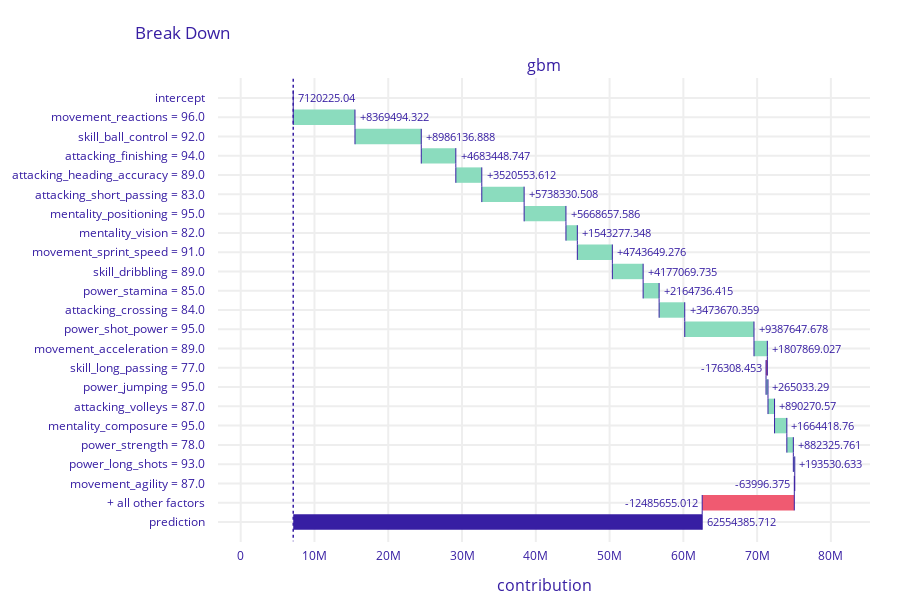

Notebook code for this chart:
### Code cell
fifa_pp_gbm = fifa_gbm_exp.predict_parts(cr7, type='break_down')
fifa_pp_gbm.plot(max_vars = 20)

### Figure 1 — Plotly figure (JSON) as saved in the notebook; plotly's stock layout.template omitted (floating-point values rounded to 4 significant figures)
{"data": [{"base": 7120000.0, "connector": {"line": {"color": "#371ea3", "dash": "solid", "width": 1}, "mode": "spanning"}, "decreasing": {"marker": {"color": "#f05a71"}}, "hoverinfo": "text+delta", "hoverlabel": {"bgcolor": "rgba(0,0,0,0.8)"}, "hovertext": ["Average response: 7120225.04<br>Prediction: 62554385.712", "movement_reactions = 96.0<br>increases average response by", "skill_ball_control = 92.0<br>increases average response by", "attacking_finishing = 94.0<br>increases average response by", "attacking_heading_accuracy = 89.0<br>increases average response by", "attacking_short_passing = 83.0<br>increases average response by", "mentality_positioning = 95.0<br>increases average response by", "mentality_vision = 82.0<br>increases average response by", "movement_sprint_speed = 91.0<br>increases average response by", "skill_dribbling = 89.0<br>increases average response by", "power_stamina = 85.0<br>increases average response by", "attacking_crossing = 84.0<br>increases average response by", "power_shot_power = 95.0<br>increases average response by", "movement_acceleration = 89.0<br>increases average response by", "skill_long_passing = 77.0<br>decreases average response by", "power_jumping = 95.0<br>increases average response by", "attacking_volleys = 87.0<br>increases average response by", "mentality_composure = 95.0<br>increases average response by", "power_strength = 78.0<br>increases average response by", "power_long_shots = 93.0<br>increases average response by", "movement_agility = 87.0<br>decreases average response by", "+ all other factors<br>decreases average response by", "Average response: 7120225.04<br>Prediction: 62554385.712"], "increasing": {"marker": {"color": "#8bdcbe"}}, "measure": ["relative", "relative", "relative", "relative", "relative", "relative", "relative", "relative", "relative", "relative", "relative", "relative", "relative", "relative", "relative", "relative", "relative", "relative", "relative", "relative", "relative", "relative", "total"], "orientation": "h", "showlegend": false, "text": ["7120225.04", "+8369494.322", "+8986136.888", "+4683448.747", "+3520553.612", "+5738330.508", "+5668657.586", "+1543277.348", "+4743649.276", "+4177069.735", "+2164736.415", "+3473670.359", "+9387647.678", "+1807869.027", "-176308.453", "+265033.29", "+890270.57", "+1664418.76", "+882325.761", "+193530.633", "-63996.375", "-12485655.012", "62554385.712"], "textposition": "outside", "totals": {"marker": {"color": "#371ea3"}}, "type": "waterfall", "x": [0, 8369000.0, 8986000.0, 4683000.0, 3521000.0, 5738000.0, 5669000.0, 1543000.0, 4744000.0, 4177000.0, 2165000.0, 3474000.0, 9388000.0, 1808000.0, -176300.0, 265000.0, 890300.0, 1664000.0, 882300.0, 193500.0, -64000.0, -12490000.0, 55430000.0], "xaxis": "x", "y": ["intercept", "movement_reactions = 96.0", "skill_ball_control = 92.0", "attacking_finishing = 94.0", "attacking_heading_accuracy = 89.0", "attacking_short_passing = 83.0", "mentality_positioning = 95.0", "mentality_vision = 82.0", "movement_sprint_speed = 91.0", "skill_dribbling = 89.0", "power_stamina = 85.0", "attacking_crossing = 84.0", "power_shot_power = 95.0", "movement_acceleration = 89.0", "skill_long_passing = 77.0", "power_jumping = 95.0", "attacking_volleys = 87.0", "mentality_composure = 95.0", "power_strength = 78.0", "power_long_shots = 93.0", "movement_agility = 87.0", "+ all other factors", "prediction"], "yaxis": "y"}], "layout": {"annotations": [{"font": {"size": 16}, "showarrow": false, "text": "gbm", "x": 0.5, "xanchor": "center", "xref": "paper", "y": 1, "yanchor": "bottom", "yref": "paper"}, {"font": {"size": 16}, "showarrow": false, "text": "contribution", "x": 0.5, "xanchor": "center", "xref": "paper", "y": 0, "yanchor": "top", "yref": "paper", "yshift": -30}], "font": {"color": "#371ea3"}, "height": 613, "margin": {"b": 71, "r": 30, "t": 78}, "shapes": [{"line": {"color": "#371ea3", "dash": "dot", "width": 1.5}, "type": "line", "x0": 7120000.0, "x1": 7120000.0, "xref": "x", "y0": -1, "y1": 23, "yref": "y"}], "title": {"text": "Break Down", "x": 0.15}, "xaxis": {"anchor": "y", "automargin": true, "domain": [0, 1], "fixedrange": true, "gridwidth": 2, "range": [-3077000.0, 85300000.0], "tickcolor": "white", "ticklen": 3, "ticks": "outside", "type": "linear", "zeroline": false}, "yaxis": {"anchor": "x", "automargin": true, "autorange": "reversed", "domain": [0, 1], "fixedrange": true, "gridwidth": 2, "tickcolor": "white", "ticklen": 10, "ticks": "outside", "type": "category"}}}
